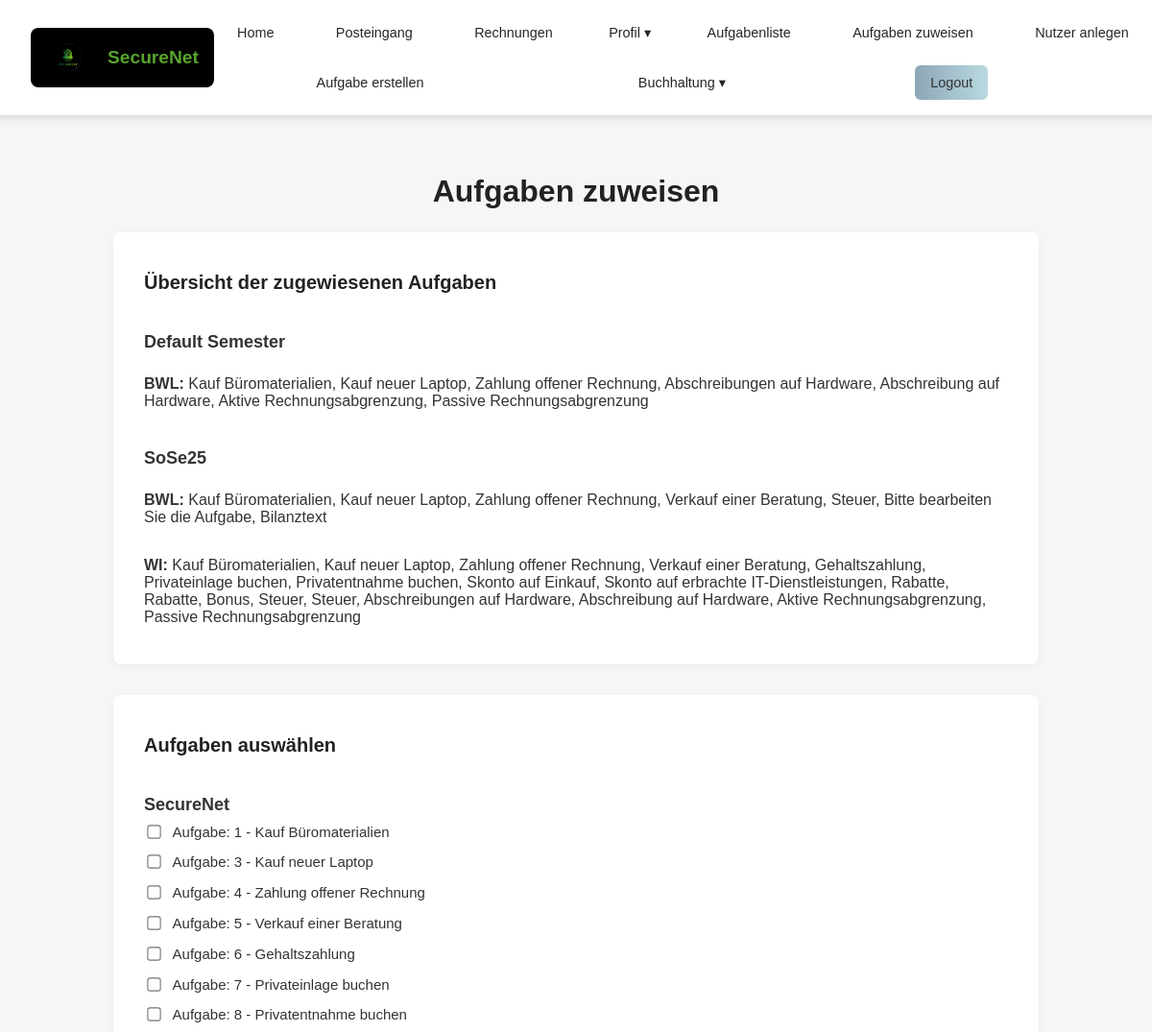
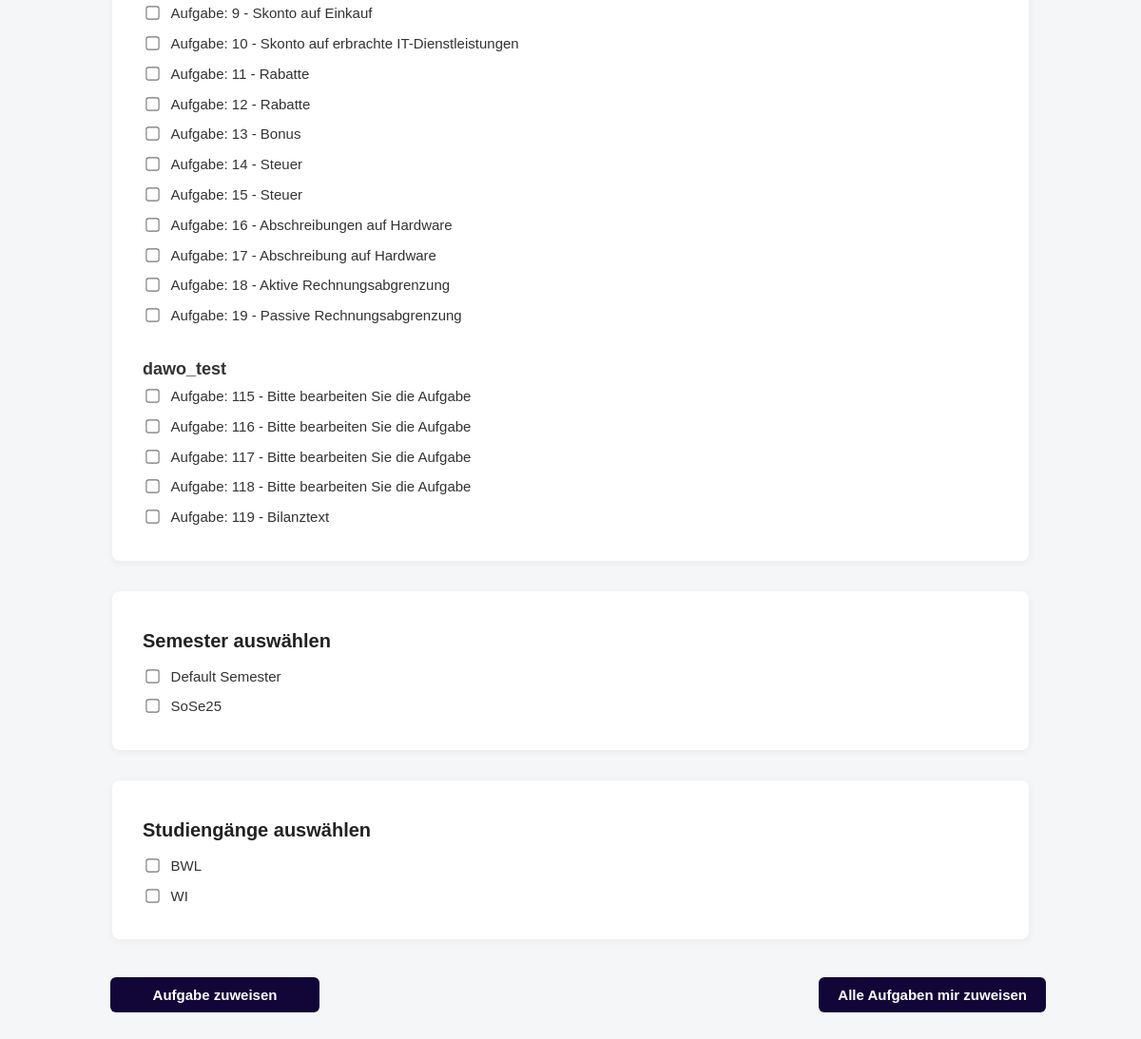
/users/aufgaben_zuweisen/ (signed in), run on an earlier commit of the app's database (2 pictures, top to bottom).
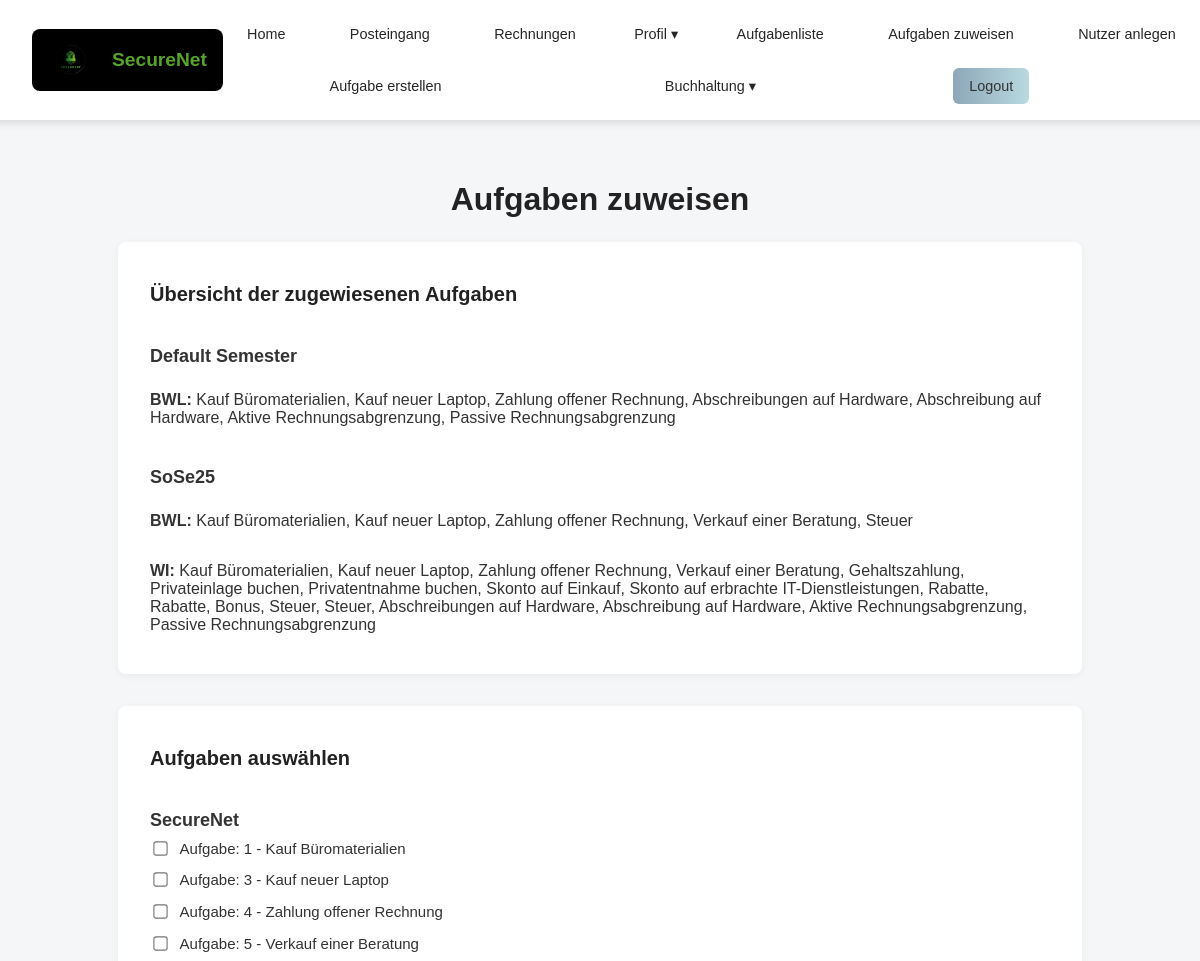
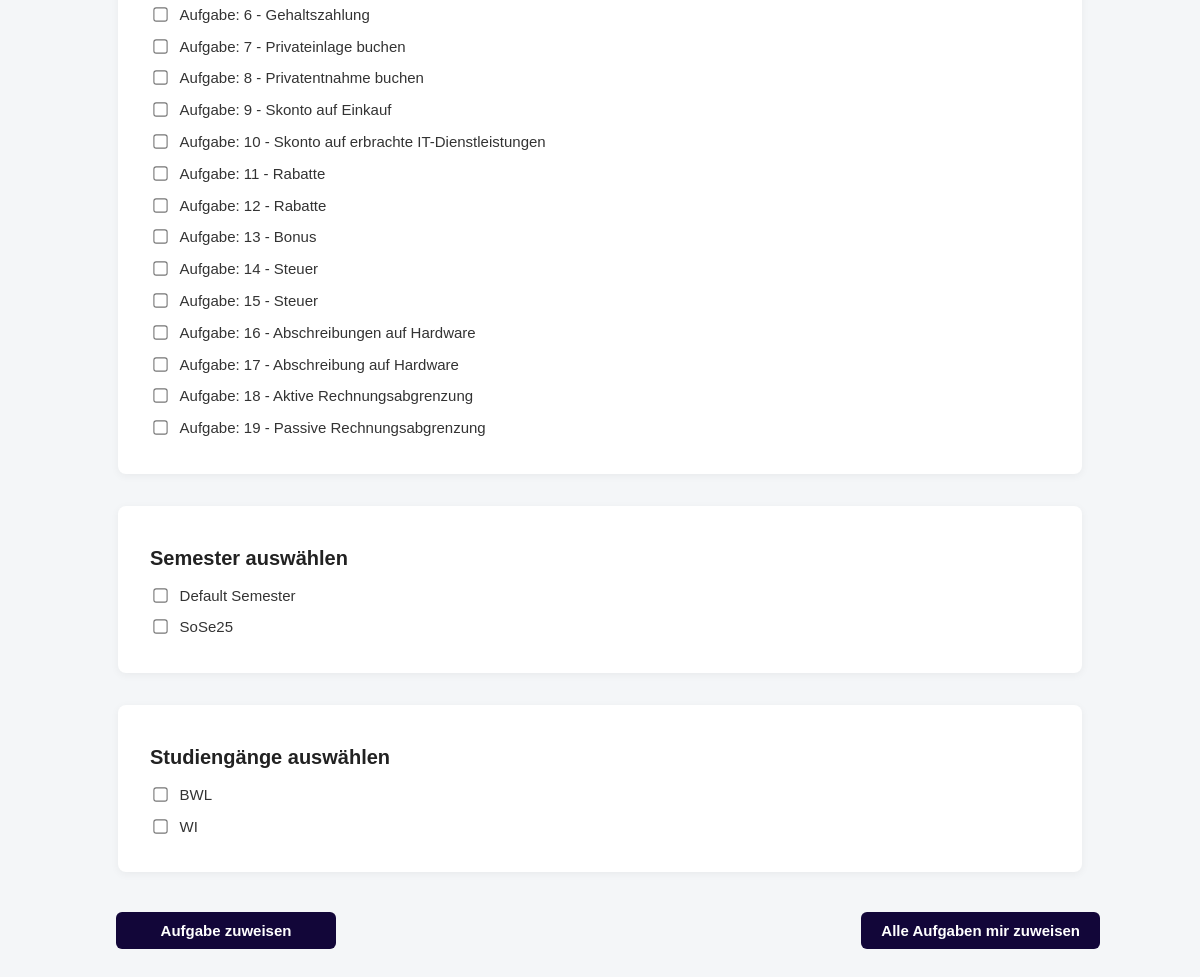
And on a later commit of the database (2 pictures, top to bottom).
### users/models.py (models this page shows, shortened)
class Semester(models.Model):
    name = models.CharField(max_length=10, unique=True)
    ersteller = models.IntegerField(null=True, blank=True)

class Studiengang(models.Model):
    name = models.CharField(max_length=100, unique=True)
    ersteller = models.IntegerField(null=True, blank=True)

### posts/models.py (models this page shows, shortened)
class Aufgabe_neu(models.Model):
    RECHNUNGSTYPEN = [
        ('eingehend', 'Eingehende Rechnung'),
        ('ausgehend', 'Ausgehende Rechnung'),
        ('intern', 'Interner Vorgang'),
    ]
    unternehmen_kategorie = models.ForeignKey(Unternehmen, on_delete=models.CASCADE)
    fragentyp = models.ForeignKey(Aufgabenkategorie,null=True, on_delete=models.CASCADE)
    ersteller = models.IntegerField(null=True, blank=True)
    unterkategorie = models.IntegerField(null = True, blank=True, default = 1)
    fragentyp_text = models.CharField(null = True,max_length=255)
    mailtext = models.TextField()
    frage = models.TextField(null=True,default="Dieses Feld kann gelöscht werden")
    nutzungsdauer = models.IntegerField(null=True, blank=True)
    feedback_konto_falsch = models.TextField(null=True, blank=True, help_text="Feedback, wenn ein falsches Konto gewählt wurde.")
    feedback_betrag_falsch = models.TextField(null=True, blank=True, help_text="Feedback, wenn der Betrag falsch ist.")
    eigene_ansicht = models.TextField(blank=True, null=True, default='Secure Net\nTreskowallee 8\n10318 Berlin')
    rechnungsnummer = models.CharField(max_length=50, blank=True, null=True, default='RE-00001')
    datum = models.DateField(blank=True, null=True, auto_now_add=True)
    rechnungsbetrag = models.DecimalField(max_digits=10, decimal_places=2, blank=True, null=True, default=0.00)
    zahlweise = models.CharField(max_length=255, blank=True, null=True, default='Überweisung innerhalb von 14 Tagen')
    verabschiedung = models.TextField(blank=True, null=True, default='Mit freundlichen Grüßen\nIhr Unternehmen')
    kontakt = models.TextField(blank=True, null=True, default='Tel: 01234 567890\nE-Mail: info@unternehmen.de')
    beschreibung = models.TextField(blank=True, null=True, default='Keine weiteren Details angegeben.')
    rechnungstyp = models.CharField(max_length=20, choices=RECHNUNGSTYPEN, default='intern')
    aufgabeninfo = models.TextField(null=True, blank=True, help_text="Optionaler Informationstext zur Aufgabe (HTML erlaubt).")
    def __str__(self):
        return f"{self.frage} ({self.fragentyp})"

class Unternehmen(models.Model):
    name = models.CharField(max_length=100)
    kontenplan = models.ForeignKey('Kontenplan', on_delete=models.CASCADE)
    fallstudie = models.BooleanField(default=0)
    ersteller = models.IntegerField(null=True, blank=True)

### posts/views.py (the view)
    def _wrapped_view_func(request, *args, **kwargs):
        if request.user.is_authenticated and (request.user.role == 'teacher' or request.user.is_superuser):
            return view_func(request, *args, **kwargs)
        else:
            return HttpResponse(f'Fehlende Berechtigung <br><a href="{reverse("index")}">Zurück zur Startseite</a>')

### posts/models.py (called while the page is built)
    def __str__(self):
        return self.name

### posts/views.py (called while the page is built)
def lehrkraft_required(view_func):
    def _wrapped_view_func(request, *args, **kwargs):
        if request.user.is_authenticated and (request.user.role == 'teacher' or request.user.is_superuser):
            return view_func(request, *args, **kwargs)
        else:
            return HttpResponse(f'Fehlende Berechtigung <br><a href="{reverse("index")}">Zurück zur Startseite</a>')
    return _wrapped_view_func

### users/templates/users/aufgaben_zuweisen.html (shortened to what this page needs)
{% extends 'master_layout.html' %}
{% load static %}
{% block css %}
<link rel="stylesheet" href="{% static 'css/aufgaben_zuweisen.css' %}">
{% endblock %}
{% block content %}
<h1>Aufgaben zuweisen</h1>
<div class="card-section">
    <h2>Übersicht der zugewiesenen Aufgaben</h2>
    {% for semester, studiengaenge in aufgaben_uebersicht.items %}
        <h3>{{ semester }}</h3>
        {% for studiengang, aufgaben in studiengaenge.items %}
            <p><strong>{{ studiengang }}:</strong>
                {% for aufgabe in aufgaben %}
                    {{ aufgabe.fragentyp_text }}{% if not forloop.last %}, {% endif %}
                {% endfor %}
            </p>
        {% empty %}
            <p>Keine Aufgaben zugewiesen.</p>
        {% endfor %}
    {% endfor %}
</div>
<form method="post">
    <div class="card-section">
        <h2>Aufgaben auswählen</h2>
        {% for unternehmensname, aufgaben in fallstudien_aufgaben.items %}
            <h3>{{ unternehmensname }}</h3>
            {% for aufgabe in aufgaben %}
                {% with "aufgabe_"|add:aufgabe.id|stringformat:"s" as input_id %}
                <div class="aufgaben-eintrag">
                    <input type="checkbox" name="aufgaben" value="{{ aufgabe.id }}" id="{{ input_id }}" class="checkbox-aufgabe">
                    <label for="{{ input_id }}">Aufgabe: {{ aufgabe.id }} - {{ aufgabe.fragentyp_text|default:"Fehler bei Fragenabruf" }}</label>
                </div>
                {% endwith %}
            {% endfor %}
        {% endfor %}
    </div>
    <div class="card-section">
        <h2>Semester auswählen</h2>
        {% for sem in semester %}
            {% with "semester_"|add:sem.id|stringformat:"s" as sem_id %}
            <div>
                <input type="checkbox" name="semester" value="{{ sem.id }}" id="{{ sem_id }}">
                <label for="{{ sem_id }}">{{ sem.name }}</label>
            </div>
            {% endwith %}
        {% endfor %}
    </div>
    <div class="card-section">
        <h2>Studiengänge auswählen</h2>
        {% for studiengang in studiengaenge %}
            {% with "studiengang_"|add:studiengang.id|stringformat:"s" as stud_id %}
            <div>
                <input type="checkbox" name="studiengaenge" value="{{ studiengang.id }}" id="{{ stud_id }}">
                <label for="{{ stud_id }}">{{ studiengang.name }}</label>
            </div>
            {% endwith %}
        {% endfor %}
    </div>
<div class="button-row">
    <button type="submit" class="btn-primary">Aufgabe zuweisen</button>
    <button type="submit" class="btn-secondary" id="alle-zuweisen">Alle Aufgaben mir zuweisen</button>
</div>
</form>
{% endblock %}

### templates/master_layout.html (shortened to what this page needs)
{% load static %}
<!DOCTYPE html>
<html lang="en">
<head>
    <link rel="stylesheet" href="{% static 'css/master_layout.css' %}">
    {% block css %}
    {% endblock %}
</head>
<body>
    <div class="page-container">
        <header class="header-container">
            <div class="logo-container">
                <img src="/media/securenet-logo.png"
                     alt="SecureNet Logo"
                     class="securenet-logo">
                <span class="logo-text">SecureNet</span>
            </div>
            <nav class="navigation-bar">
                    <a href="{% url 'frontpage' %}" class="nav-element">Home</a>
                    <a href="{% url 'posts:posteingang' %}" class="nav-element">Posteingang</a>
                    <a href="{% url 'posts:rechnungsuebersicht' %}" class="nav-element">Rechnungen</a>
                    {% if user.is_authenticated %}
                        <div class="nav-dropdown">
                            <a href="#" class="nav-element dropdown-toggle">Profil ▾</a>
                        </div>
                        {% if request.user.role == 'teacher' %}
                            <a class = "nav-element" href="{% url 'posts:aufgaben_verwalten'%}">Aufgabenliste</a>
                            <a class = "nav-element" href="{% url 'users:aufgaben_zuweisen'%}">Aufgaben zuweisen</a>
                            <a class = "nav-element" href="{% url 'users:bulk_student_creation'%}">Nutzer anlegen</a>
                            <a href="{% url 'posts:aufgabe_erstellen' %}" class="nav-element">Aufgabe erstellen</a>
                        {% endif %}
                        <div class="nav-dropdown">
                            <a href="#" class="nav-element dropdown-toggle">Buchhaltung ▾</a>
                        </div>
                    <form class="logout-form" action="{% url 'users:logout' %}" method="post">
                        <button class="logout-button">Logout</button>
                    </form>
                    {% else %}
                        <a class = "nav-element" href="{% url 'users:login' %}">Login</a>
                    {% endif %}
            </nav>
        </header>
    </div>
    <div class="content-container">
        {% block content %}{% endblock %}
    </div>
</body>
</html>

### static/css/master_layout.css (style rules this page uses)
body { margin: 0; padding: 0; font-family: Arial, sans-serif; background-color: #f9f9f9; }
.page-container { width: 100%; background: #FFFFFF; display: flex; flex-direction: column; align-items: center; }
.content-container { flex-grow: 1; margin-top: 8rem; padding: 2rem; width: 100%; box-sizing: border-box; }
.header-container { width: 100%; display: flex; align-items: center; position: fixed; background: #FFFFFF; z-index: 1000; top:0; border-bottom: 0.1rem solid #E0E0E0; box-shadow: 0rem 0.2rem 0.4rem rgba(0, 0, 0, 0.1); padding: 1rem 2rem; justify-content: space-between; }
.logo-container { display: flex; align-items: center; background: #000000; color: #FFFFFF; margin-left: 2rem; padding: 0.8rem 1rem; border-radius: 0.5rem; gap: 1rem; width: 12rem; }
.securenet-logo { width: 3rem; height: auto; }
.logo-text { font-size: 1.2rem; font-weight: bold; color: #57a42d; }
.navigation-bar { display: flex; justify-content: space-around; align-items: center; gap: 1rem; flex-grow: 1; flex-wrap: wrap; }
.nav-element { display: flex; align-items: center; gap: 0.5rem; color: #262626; font-size: 0.9rem; text-decoration: none; padding: 0.6rem 1rem; border-radius: 0.5rem; background: #FFFFFF; transition: background-color 0.3s ease, transform 0.2s ease; }
.logout-button { display: flex; align-items: center; background: linear-gradient(to right, #8da7b8, #b9d9df); color: #333; border: none; border-radius: 6px; padding: 0.6rem 1rem; font-size: 0.9rem; cursor: pointer; transition: transform 0.2s ease, box-shadow 0.2s ease; margin-left: -10px; margin-right: 80px; }
.logout-form { display: inline; margin: 0; padding: 0; }
.logout-button { cursor: pointer; text-decoration: none; }
.nav-dropdown { position: relative; display: inline-block; }
.dropdown-toggle { cursor: pointer; padding: 10px; }

### static/css/aufgaben_zuweisen.css (style rules this page uses)
body { font-family: Arial, sans-serif; background-color: #f4f6f8; color: #333; margin: 0; }
h1 { text-align: center; color: #222; margin-bottom: 1.5rem; }
h2 { font-size: 20px; color: #222; margin-bottom: 1rem; }
h3 { font-size: 18px; color: #333; margin: 1.5rem 0 0.5rem; }
.aufgaben-eintrag { display: block; width: 100%; margin-bottom: 0.5rem; }
.zugewiesen-container, .card-section { max-width: 900px; margin: 0 auto 2rem auto; padding: 1.5rem 2rem; background-color: #ffffff; border-radius: 8px; box-shadow: 0 2px 8px rgba(0, 0, 0, 0.05); display: flex; flex-direction: column; }
.card-section div { margin-bottom: 0.8rem; display: flex; align-items: center; gap: 0.6rem; }
input[type="checkbox"] { transform: scale(1.1); cursor: pointer; }
label { font-size: 15px; color: #333; }
form:not([action$="aufgaben_selbst_zuweisen"]) button[type="submit"] { padding: 10px 20px; background-color: #120639; color: #fff; border: none; border-radius: 6px; font-weight: bold; cursor: pointer; transition: background-color 0.3s ease; margin-left: 1rem; margin-top: 0.5rem; }
.button-row { display: flex; justify-content: flex-start; gap: 1rem; margin-top: 1.5rem; }
.btn-primary, .btn-secondary { padding: 10px 24px; font-size: 15px; border: none; border-radius: 8px; font-weight: bold; color: #fff; background-color: #120639; cursor: pointer; transition: background-color 0.3s ease; display: inline-block; min-width: 220px; text-align: center; }
.button-row { display: flex; justify-content: space-between; margin-top: 2rem; width: 100%; max-width: 1000px; margin-left: auto; margin-right: auto; }
.button-row button { flex: 0 0 auto; }

What changed in the data, as far as the page shows it:
removed Aufgabe_neu: fragentyp_text "Bitte bearbeiten Sie die Aufgabe", id "118"
removed Aufgabe_neu: fragentyp_text "Bilanztext", id "119"
removed Aufgabe_neu: name "dawo_test", id "115", fragentyp_text "Bitte bearbeiten Sie die Aufgabe"
removed Aufgabe_neu: id "116", fragentyp_text "Bitte bearbeiten Sie die Aufgabe", shown under "dawo_test"
removed Aufgabe_neu: id "117", fragentyp_text "Bitte bearbeiten Sie die Aufgabe", shown under "dawo_test"
